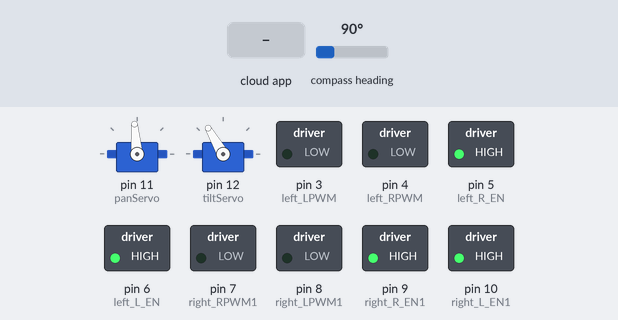
The sketch below on a simulated Arduino Mega 2560, built with avr-gcc and run on an emulated ATmega2560. Shown: 2 × servo, switched loads named in the sketch (green lamp = pin HIGH). Inputs (shaded band) come from the test bench; at power-on: compass heading 90°. The ROS host is connected and sends only what is stated; pins used as bus, display or sensor lines are not drawn.

Above: at 6.2 s.
6.3 s: the phone or cloud app sets linear.x to -100
At 7.5 s:
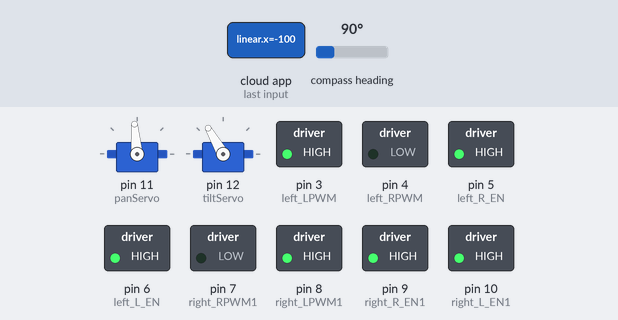
7.8 s: the phone or cloud app sets angular.z to -100
At 8.4 s:
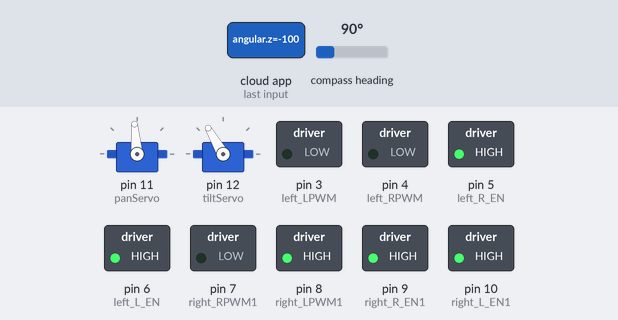
9.3 s: the phone or cloud app sets linear.x to 0
At 10.5 s:
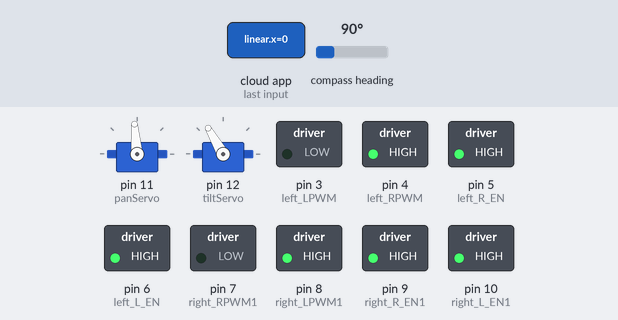
10.8 s: the phone or cloud app sets angular.z to 100
At 11.7 s:
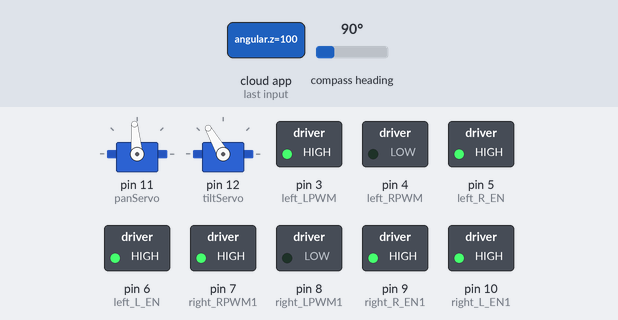
12.3 s: the phone or cloud app sets linear.x to 100
At 13.1 s:
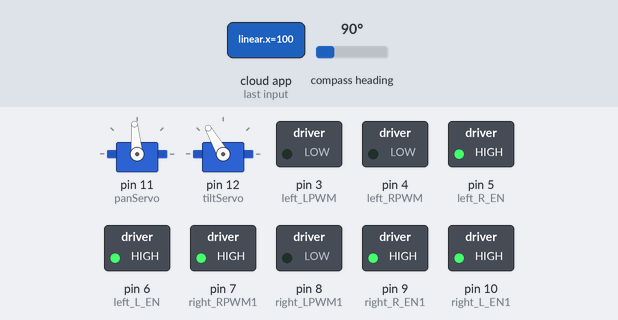
13.8 s: the phone or cloud app sets angular.z to 0
At 14.2 s:
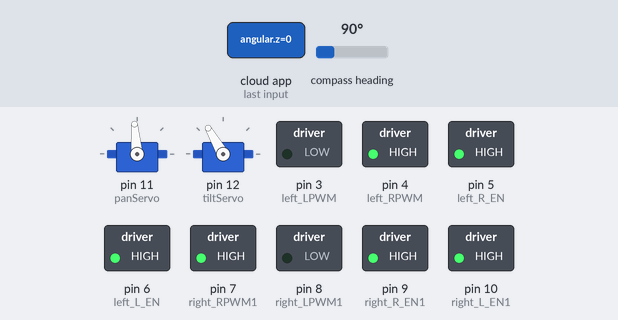
Timing chart, 0 to 16.3 s (numbered marks = the images above; inputs shaded):
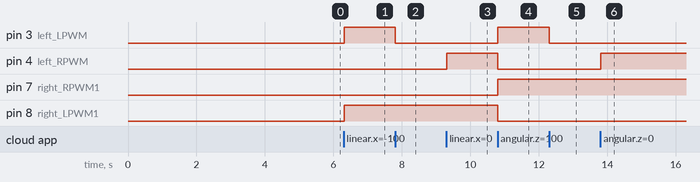

The sketch:

counterInsurgencyRobot.ino
```cpp
#define ROSLIB_SERIAL_BUFFER_SIZE 1024  // Adjust buffer size based on your board

#include <Wire.h>
#include <Adafruit_Sensor.h>
#include <Adafruit_BNO055.h>
#include <utility/imumaths.h>
#include <Servo.h>
#include <ros.h>
#include <geometry_msgs/Quaternion.h>
#include <std_msgs/Float64MultiArray.h>
#include <std_msgs/Int32.h>
#include <geometry_msgs/Twist.h>

// Define trigger pin
#define triggerPin 53

#define left_RPWM 4
#define left_LPWM 3
#define left_R_EN 5
#define left_L_EN 6

#define right_RPWM1 7
#define right_LPWM1 8
#define right_R_EN1 9
#define right_L_EN1 10

float linear_x = 0;
float angular_z = 0;
const int max_pwm = 255; // Maximum PWM value

// ROS setup
ros::NodeHandle nh;
geometry_msgs::Quaternion quat_msg;
ros::Publisher quat_pub("/imu_publisher", &quat_msg);

// IMU setup
Adafruit_BNO055 bno = Adafruit_BNO055(55);

// Servo setup
Servo panServo;
Servo tiltServo;
float pan, tilt, previous_pan = 95, previous_tilt = 120;

// Trigger callback
void trigger_fire_callback(const std_msgs::Int32& trigger) {
  if (trigger.data == 1) {
    digitalWrite(triggerPin, LOW);   // Fire ON (Active Low)
    delay(700);
    digitalWrite(triggerPin, HIGH);  // Fire OFF
  }
}

// Pan and tilt callback
void pan_and_tilt_callback(const std_msgs::Float64MultiArray& pan_and_tilt) {
  pan = previous_pan + pan_and_tilt.data[0];
  tilt = previous_tilt + pan_and_tilt.data[1];

  // Constrain movement to valid servo range
  tilt = constrain(tilt, 70, 180);
  pan = constrain(pan, 0, 180);

  panServo.write(pan);
  tiltServo.write(tilt);

  previous_pan = pan;
  previous_tilt = tilt;
}

void cmdVelCallback(const geometry_msgs::Twist& cmd_vel) {
  linear_x = cmd_vel.linear.x;
  angular_z = cmd_vel.angular.z;

  int left_speed = (linear_x - angular_z) * max_pwm;
  int right_speed = (linear_x + angular_z) * max_pwm;

  left_speed = constrain(left_speed, -max_pwm, max_pwm);
  right_speed = constrain(right_speed, -max_pwm, max_pwm);

  if (left_speed >= 0) {
    analogWrite(left_RPWM, left_speed);
    analogWrite(left_LPWM, 0);
  } else {
    analogWrite(left_RPWM, 0);
    analogWrite(left_LPWM, -left_speed);
  }

  if (right_speed >= 0) {
    analogWrite(right_RPWM1, right_speed);
    analogWrite(right_LPWM1, 0);
  } else {
    analogWrite(right_RPWM1, 0);
    analogWrite(right_LPWM1, -right_speed);
  }
}

ros::Subscriber<geometry_msgs::Twist> cmdvelSub("/cmd_vel", cmdVelCallback);
ros::Subscriber<std_msgs::Float64MultiArray> sub("/pan_and_tilt", pan_and_tilt_callback);
ros::Subscriber<std_msgs::Int32> fire("/trigger_firing", trigger_fire_callback);

void setup() {
  // Trigger pin setup
  pinMode(triggerPin, OUTPUT);
  digitalWrite(triggerPin, HIGH);  // Default: trigger off

  // ROS init
  nh.getHardware()->setBaud(115200);
  nh.initNode();
  nh.advertise(quat_pub);
  nh.subscribe(sub);
  nh.subscribe(fire);
  nh.subscribe(cmdvelSub);

  // Servo init
  panServo.attach(11);
  tiltServo.attach(12);
  panServo.write(95);
  tiltServo.write(120);

  delay(5000);  // Give time for hardware to stabilize

  // BNO055 init
  if (!bno.begin()) {
    // Skip ROS log to save memory
    while (1);  // Halt if sensor not found
  }
  bno.setExtCrystalUse(true);

  pinMode(left_RPWM, OUTPUT);
  pinMode(left_LPWM, OUTPUT);
  pinMode(left_R_EN, OUTPUT);
  pinMode(left_L_EN, OUTPUT);

  pinMode(right_RPWM1, OUTPUT);
  pinMode(right_LPWM1, OUTPUT);
  pinMode(right_R_EN1, OUTPUT);
  pinMode(right_L_EN1, OUTPUT);

  digitalWrite(left_R_EN, HIGH);
  digitalWrite(left_L_EN, HIGH);
  digitalWrite(right_R_EN1, HIGH);
  digitalWrite(right_L_EN1, HIGH);
}

void loop() {
  // Read and publish IMU quaternion
  imu::Quaternion quat = bno.getQuat();
  quat_msg.w = quat.w();
  quat_msg.x = quat.x();
  quat_msg.y = quat.y();
  quat_msg.z = quat.z();
  quat_pub.publish(&quat_msg);

  nh.spinOnce();
  delay(10);  // Prevent overflow
}
```

Measured:
- after the input at 6.3 s, pin 3 (left_LPWM), pin 8 (right_LPWM1): LOW → HIGH at once
- after the input at 7.8 s, pin 3 (left_LPWM): HIGH → LOW at once
- after the input at 9.3 s, pin 4 (left_RPWM): LOW → HIGH at once
- after the input at 10.8 s, pin 3 (left_LPWM), pin 7 (right_RPWM1): LOW → HIGH at once; pin 4 (left_RPWM), pin 8 (right_LPWM1): HIGH → LOW at once
- after the input at 12.3 s, pin 3 (left_LPWM): HIGH → LOW at once
- after the input at 13.8 s, pin 4 (left_RPWM): LOW → HIGH at once
